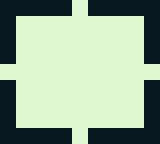

This game map was drawn from its Tiled (.tmx) file and the tilesets committed beside it. A one-line description and the full map source follow:
An orthogonal 20x18 tile map with 8x8 px tiles, 1 tile layer (Calque de Tuiles 1).

<map version="1.4" tiledversion="1.4.2" orientation="orthogonal" renderorder="right-down" width="20" height="18" tilewidth="8" tileheight="8" infinite="0" nextlayerid="2" nextobjectid="1">
 <tileset firstgid="1" source="tile-source.tsx" />
 <layer id="1" name="Calque de Tuiles 1" width="20" height="18">
  <data encoding="csv">
321,322,321,321,321,321,321,321,322,126,127,321,321,321,321,321,321,321,321,322,
341,342,341,341,341,341,341,341,342,146,147,341,341,341,341,341,341,341,341,342,
321,322,126,127,126,126,126,126,126,126,126,126,126,126,126,126,126,127,321,322,
341,342,146,147,146,146,146,146,146,146,146,146,146,146,146,146,126,127,341,342,
321,322,146,147,126,126,126,126,126,126,126,126,126,126,126,127,126,127,341,342,
341,342,146,147,146,146,146,146,146,146,146,146,146,146,126,127,126,127,321,322,
321,322,146,147,146,126,126,126,126,126,126,126,126,127,126,127,126,127,341,342,
341,342,146,147,146,146,146,146,146,146,146,146,146,147,126,127,126,127,341,342,
126,127,146,147,146,146,147,127,127,127,127,127,127,127,126,127,126,127,127,127,
146,147,146,147,146,146,147,127,147,147,147,147,147,147,126,127,126,127,147,147,
321,322,146,147,146,146,147,147,127,127,127,127,127,127,127,127,126,127,321,322,
341,342,146,147,146,147,146,147,147,147,147,147,147,147,147,127,126,127,341,342,
341,342,146,147,146,126,126,146,146,146,146,146,147,127,127,127,126,127,341,342,
342,322,146,126,146,146,146,146,147,147,127,127,127,127,147,147,126,127,341,342,
342,342,126,127,127,127,127,127,146,147,147,147,147,147,127,127,127,127,341,342,
341,342,146,147,147,147,147,147,147,147,147,147,147,147,147,147,147,147,321,322,
341,342,321,322,322,322,322,321,322,126,127,321,322,321,321,321,321,321,321,322,
341,342,341,342,342,342,342,341,342,146,147,341,342,341,341,341,341,341,341,342
</data>
 </layer>
</map>
